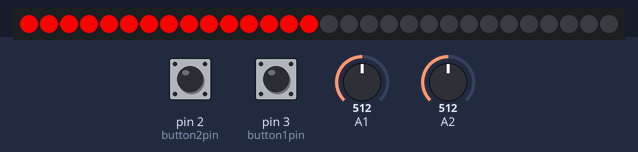
This sketch was run on a simulated Arduino Uno, built with avr-gcc and run on an emulated ATmega328P. Parts: 30 RGB LEDs in strip order, left to right. The test bench sets the inputs (shaded band); at power-on: A2 = 512, pin 2 (button2pin) HIGH, pin 3 (button1pin) HIGH, A1 = 512. What the sketch prints to the serial monitor is not drawn.

Above: at 1.2 s.
1.3 s: A2 set to 37
At 1.6 s:
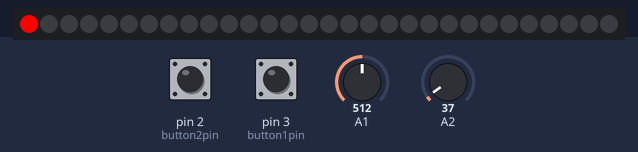
2.8 s: A2 set to 32
4.3 s: pin 2 (button2pin) pulled LOW for 0.15 s
At 4.38 s:
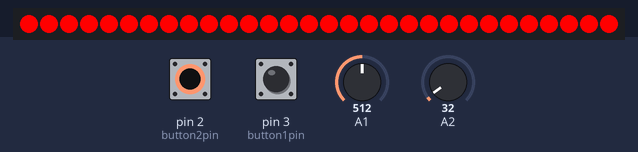
5.9 s: A2 set to 511
At 6.3 s:
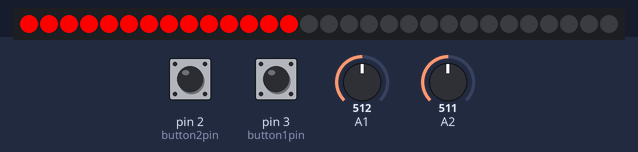
7.4 s: A2 set to 0
At 8.5 s:
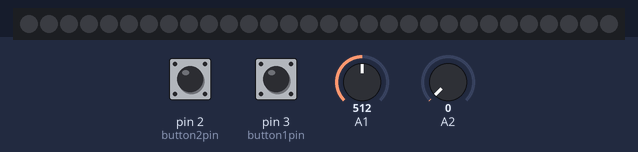
8.9 s: pin 3 (button1pin) pulled LOW for 0.15 s
Timing chart, 0 to 11.5 s (numbered marks = the images above; inputs shaded):
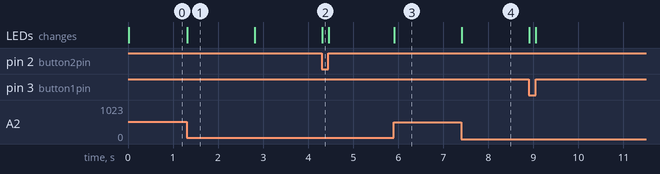

The sketch:

thermotron.ino
```cpp
//THERMOTRON!
//PUBLIC DOMAIN!
//INSTALL THE ADAFRUIT NEOPIXEL LIBRARY TO RUN THIS CODE!


#include <Adafruit_NeoPixel.h>
#ifdef __AVR__
 #include <avr/power.h> // Required for 16 MHz Adafruit Trinket
#endif


// Which pin on the Arduino is connected to the NeoPixels?
// On a Trinket or Gemma we suggest changing this to 1:
#define LED_PIN    6

// How many NeoPixels are attached to the Arduino?
#define LED_COUNT 30


//put a voltage divider from 5 volts thru a
//100 K thermister to A1 and from A1 to ground
//via a 100k bias resistor, with negative temperature coeficient
//voltage is monotonically increasing with temperature

int knob = 0;
int temperature = 0;
int temperature0 = 0;
int numLEDs = 30;
int v = 0;
int n = 10;
int barlevel = 0;
float gain = .25;
int frequency = 220;

int button1pin = 3;
int button2pin = 2;
boolean button1 = false;
boolean button2 = false;


Adafruit_NeoPixel strip(LED_COUNT, LED_PIN, NEO_GRB + NEO_KHZ800);

#include <Wire.h>
#include <SPI.h>


void setup() {

    Serial.begin(115200);
    strip.begin();           // INITIALIZE NeoPixel strip object (REQUIRED)
    strip.show();            // Turn OFF all pixels ASAP
    pinMode(button1pin,INPUT_PULLUP);
    pinMode(button2pin,INPUT_PULLUP);
    temperature = analogRead(A1);
    knob = analogRead(A2);
    temperature0 = temperature;


}


void loop() {
  v = 0;
  for(int index = 0;index < n;index++){
      v  = v + analogRead(A1);
      delay(1);
  }

  v = v/n;
  temperature = int(v);
  temperature = analogRead(A1);
  Serial.println(temperature);

  knob = analogRead(A2);
  button1 = !digitalRead(button1pin);
  button2 = !digitalRead(button2pin);
  if(!button1 && !button2){
    barlevel = int(knob*30/1024);
  }
  if(button1){
    gain = (knob+30.0)/1024.0;
  }
  if(button2){
    temperature0 = knob;
  }
  if(button1 || button2){
    barlevel = 14 + int(gain*(temperature - temperature0));
  }

   for(int i=0; i<strip.numPixels(); i++) { // For each pixel in strip...
    if(i < barlevel){
        strip.setPixelColor(i, 255, 0, 0);
    }
    else{
        strip.setPixelColor(i, 0, 0, 0);
    }
   }
    strip.show();

}
```

Measured:
- after the input at 1.3 s, the LEDs: change at once (image 1)
- after the input at 4.3 s, the LEDs: change at once (image 2)
- after the input at 5.9 s, the LEDs: change at once (image 3)
- after the input at 7.4 s, the LEDs: change at once (image 4)
